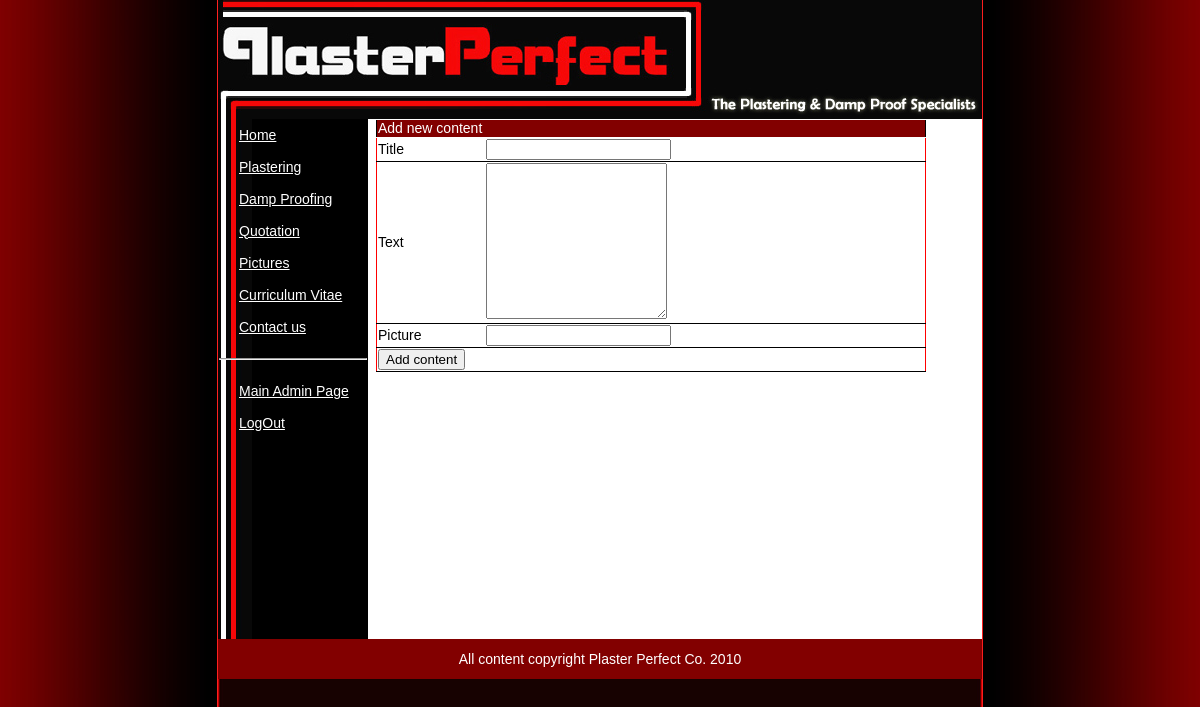
The page /Admin/addContent.php (signed in) on the database its author committed.
### tables this page shows
CREATE TABLE IF NOT EXISTS `content` (
  `conID` int(12) NOT NULL AUTO_INCREMENT,
  `title` varchar(50) NOT NULL,
  `text` text NOT NULL,
  `Picture` varchar(40) DEFAULT NULL,
  `ordernu` int(2) NOT NULL,
  `hide` int(1) NOT NULL,
  PRIMARY KEY (`conID`),
  UNIQUE KEY `conID` (`conID`),
  KEY `hide` (`hide`)
);

### Admin/AFunctions.php (the view, shortened to what this page needs)
<?php
function makeHeader($title) {
$headContent = <<<HEAD
<!DOCTYPE html PUBLIC "-//W3C//DTD XHTML 1.0 Strict//EN" "http://www.w3.org/TR/xhtml1/DTD/xhtml1-strict.dtd">
<html xmlns="http://www.w3.org/1999/xhtml" xml:lang="en-US" lang="en-US">
<head>
<title>Plaster Perfect - $title </title>
<meta http-equiv="content-type" content="text/html; charset=iso-8859-1" />
<link rel="stylesheet" type="text/css" href="../style1.css" />
</head>
<body>
<div id="outerarea">
<div id="innerarea">
<div id = "header">
<img border="0" src="../images/banner.jpg">
</div>
HEAD;
	$headContent .="\n";
	return $headContent;
}
function makeMenu() {
	$sql = "SELECT * From content
	WHERE hide='0'
	ORDER BY ordernu";
	$queryresult = mysql_query($sql)
	or die(mysql_error());
	echo "<div id = \"navigation\">";
	echo "<table class=\"linkstbl\">";
while ($row = mysql_fetch_assoc($queryresult)) {
	$title = $row['title'];
	$secID = $row['conID'];
echo "<tr><td class=\"links\"><a class=\"nav\" href = \"../show.php?section=$secID\">$title </a></td></tr>";
}
	echo "<tr><td class=\"links\"><hr></td></tr>";
	echo "<tr><td class=\"links\"><a class=\"nav\" href = \"index.php?showcontent=0&content=0\">Main Admin Page</a></td></tr>";
	echo "<tr><td class=\"links\"><a class=\"nav\" href = \"logout.php\">LogOut</a></td></tr>";
	echo "	<tr><td class=\"lastNav\"></td></tr>";
	echo "</table>";
	echo "</div>";
}
function makeFooter() {
	$footContent = <<< FOOT
	<div id = "footer">
	<p>All content copyright Plaster Perfect Co. 2010</p>
	</div>
	</div>
	</div>
	</body>
	</html>
FOOT;
	return $footContent;
}
?>

### style1.css (style rules this page uses)
#outerarea { float:center; min-height: 360px; margin-left: auto; margin-right: auto; margin-top: 0; margin-bottom: 0; text-align:center; background-image: url(images/background.jpg); background-position:center top; background-repeat: repeat-y; width:100%; padding-top:0px; }
#innerarea { float:center; margin-left: auto; margin-right: auto; margin-top: 0; margin-bottom: 0; text-align:center; width: 764px; padding-top:0px; background-color: #FFFFFF; }
body { margin: 0px; padding: 0px; line-height: 100%; color: #000000; background-color: #8C0000; background-image: url(images/background.jpg); background-repeat: repeat-y; background-position: top; text-align: center; }
#header { position:static; width:764px; height:119px; font-family:Tahoma,Helvetica; font-size:14px; font-weight:bold; color:WHITE; text-align:center; }
#navigation { position: relative; overflow: visible; width:154px; height:520px; float:left; background-image: url(images/bg_nav.gif); background-repeat: repeat-y; background-position: left; }
#footer { color: #FFFFFF; background-color: #820000; width:764px; clear: both; text-align: center; font-family: Helvetica, Geneva, Arial, Verdana, sans-serif; font-size: 14px; line-height: 40px }
table.linkstbl { font-family:Tahoma,Helvetica; font-size:12px; width:150px; border-collapse: collapse; border: 0px; }
td.links { border: 0px; border-collapse: collapse; width:20%; height:30px; text-align: left; text-indent:20px; background-image: url(images/bg_nav.gif); background-repeat: repeat-y; background-position: left; }
td.lastNav { border: 0px; border-collapse: collapse; ///background-image: url(images/last_nav.gif); background-image: url(images/bg_nav.gif); background-repeat: repeat-y; background-position: left; width:150px; height:10px; }
th, td { border: 1px ; border-top-style:solid; border-right-style:none; border-bottom-style:solid; border-left-style:none; }
A.nav:link { color: #FFFFFF; font-size: 14px; font-family: Tahoma, Helvetica; text-decoration: underline; }

### rows shown on the page
content: title "Home"
content: title "Plastering"
content: title "Damp Proofing"
content: title "Quotation"
content: title "Pictures"
content: title "Curriculum Vitae"
content: title "Contact us"
